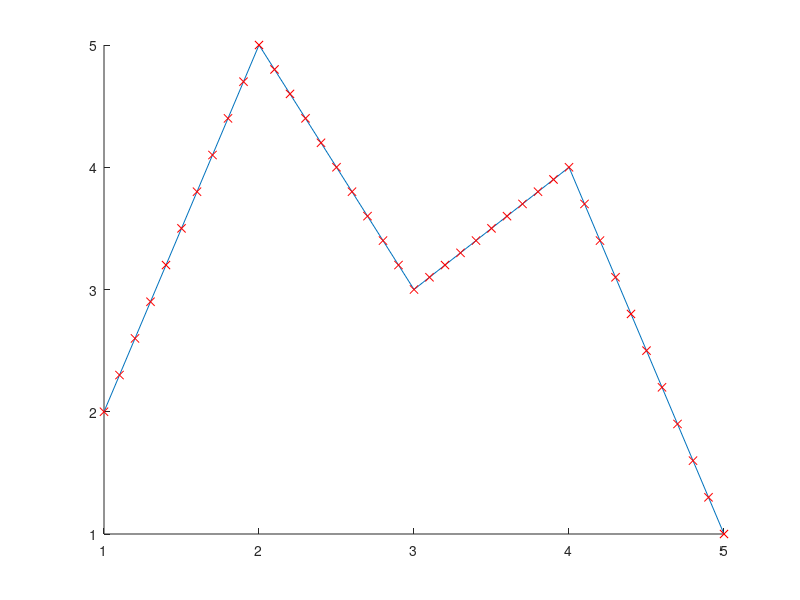
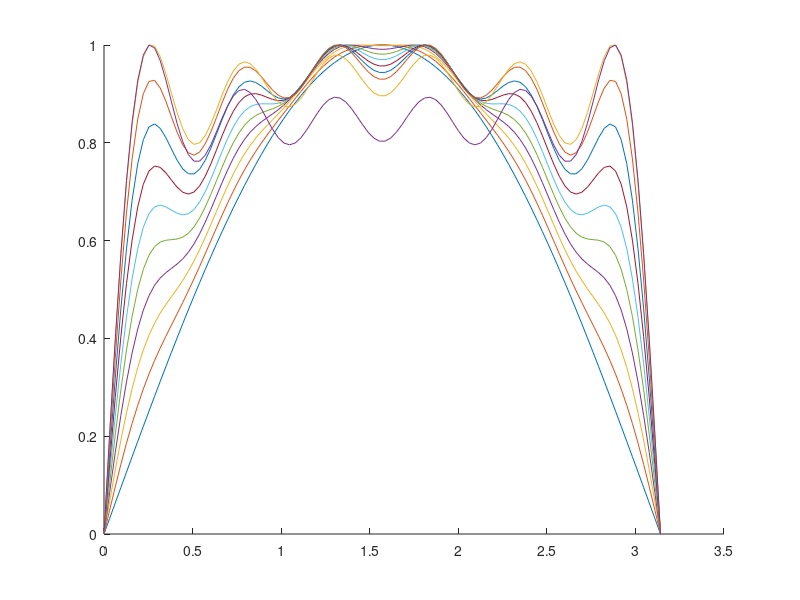

Source code (MATLAB) for these figures, in order:
x = 1:5;
z = [2 5 3 4 1];

A1 = trapz(z);
A2 = z(1)/2 + z(2) + z(3) + z(4) + z(5)/2;

xi = 1:0.1:5;
zi = interp1(x, z, xi, 'linear');

figure; hold on;
plot(x,z);
plot(xi, zi, 'rx');

A3 = conv2(z, [.5 1 1 1 .5], 'valid');

A4 = trapz(zi)*.1;

B1 = trapz(zi(6:end)) * .1;
B2 = (0.5*(zi(6) + z(2))/ 2) + z(2)/2 + z(3) + z(4) + z(5)/2;
B3 = conv2(z, fliplr([.5*(x(2)-xi(6)).^2 .5*((x(2)-xi(6))*(xi(6)-x(1)+ 1) + 1) 1 1 .5]), 'valid');
B4 = .5*(x(2)-xi(6)).^2 *z(1) + .5*(2*(x(2)-xi(6)) - (x(2)-xi(6)).^2 + 1)*z(2) + z(3) + z(4) + z(5)/2;

%%
clc
for i = 1:9
    (.5*(x(2)-xi(i))*(zi(i) + z(2)) + .5*z(2) ) - ...
        ( .5*(x(2)-xi(i)).^2 *z(1) + .5*(2*(x(2)-xi(i)) - (x(2)-xi(i)).^2 + 1)*z(2))

%         .5*z(1)*(x(2)-xi(i)).^2 + .5*z(2)*(xi(i)-x(1))*(x(2)-xi(i)) + .5*z(2)
%     .5*(x(2)-xi(i))*(z(1) + (z(2)-z(1))*(xi(i)-x(1)) + z(2))
%     .5*(x(2)-xi(i))*(z(1)*(1 - xi(i) + x(1)) + z(2)*(xi(i)-x(1)) + z(2))
%     .5*(x(2)-xi(i))*(z(1)*(x(2) - xi(i)) + z(2)*(xi(i)-x(1)) + z(2))
    
end
%%
f_length = 11;
 
x1 = floor(xi);
x2 = ceil(xi);
c = (f_length - 1) / 2;

f(1:x1-1) = 0;
f(x1) = (x2-xi).^2;
f(x2) = 2*(x2-x1) - (x2-xi).^2 + 1;
f(x2+1:c) = 2;

f = [f 2 fliplr(f)];
%%
figure; hold all;
x = linspace(0, pi, 100);
for a = 0:0.1:1
    base_wave = sin(x); for ii = 3:2:11; base_wave = base_wave + a*sin(ii*x)/ii; end
    base_wave = base_wave / max(base_wave(:));
    %base_wave = 4*base_wave / (pi*a);
    plot(x, base_wave);
end
